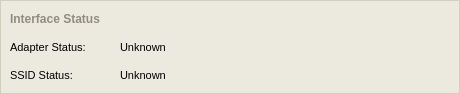
      <widget class="QFrame" name="dataFrameInterfaceStatus" >
       <property name="geometry" >
        <rect>
         <x>10</x>
         <y>10</y>
         <width>460</width>
         <height>94</height>
        </rect>
       </property>
       <property name="minimumSize" >
        <size>
         <width>460</width>
         <height>94</height>
        </size>
       </property>
       <property name="maximumSize" >
        <size>
         <width>460</width>
         <height>94</height>
        </size>
       </property>
       <property name="palette" >
        <palette>
         <active>
          <colorrole role="WindowText" >
           <brush brushstyle="SolidPattern" >
            <color alpha="255" >
             <red>208</red>
             <green>208</green>
             <blue>191</blue>
            </color>
           </brush>
          </colorrole>
          <colorrole role="Base" >
           <brush brushstyle="SolidPattern" >
            <color alpha="255" >
             <red>255</red>
             <green>255</green>
             <blue>255</blue>
            </color>
           </brush>
          </colorrole>
          <colorrole role="Window" >
           <brush brushstyle="SolidPattern" >
            <color alpha="255" >
             <red>236</red>
             <green>234</green>
             <blue>223</blue>
            </color>
           </brush>
          </colorrole>
         </active>
         <inactive>
          <colorrole role="WindowText" >
           <brush brushstyle="SolidPattern" >
            <color alpha="255" >
             <red>208</red>
             <green>208</green>
             <blue>191</blue>
            </color>
           </brush>
          </colorrole>
          <colorrole role="Base" >
           <brush brushstyle="SolidPattern" >
            <color alpha="255" >
             <red>255</red>
             <green>255</green>
             <blue>255</blue>
            </color>
           </brush>
          </colorrole>
          <colorrole role="Window" >
           <brush brushstyle="SolidPattern" >
            <color alpha="255" >
             <red>236</red>
             <green>234</green>
             <blue>223</blue>
            </color>
           </brush>
          </colorrole>
         </inactive>
         <disabled>
          <colorrole role="WindowText" >
           <brush brushstyle="SolidPattern" >
            <color alpha="255" >
             <red>119</red>
             <green>119</green>
             <blue>119</blue>
            </color>
           </brush>
          </colorrole>
          <colorrole role="Base" >
           <brush brushstyle="SolidPattern" >
            <color alpha="255" >
             <red>236</red>
             <green>234</green>
             <blue>223</blue>
            </color>
           </brush>
          </colorrole>
          <colorrole role="Window" >
           <brush brushstyle="SolidPattern" >
            <color alpha="255" >
             <red>236</red>
             <green>234</green>
             <blue>223</blue>
            </color>
           </brush>
          </colorrole>
         </disabled>
        </palette>
       </property>
       <property name="font" >
        <font>
         <pointsize>8</pointsize>
        </font>
       </property>
       <property name="autoFillBackground" >
        <bool>true</bool>
       </property>
       <property name="frameShape" >
        <enum>QFrame::Box</enum>
       </property>
       <property name="frameShadow" >
        <enum>QFrame::Plain</enum>
       </property>
       <widget class="QLabel" name="labelSSIDStatus" >
        <property name="geometry" >
         <rect>
          <x>10</x>
          <y>66</y>
          <width>105</width>
          <height>18</height>
         </rect>
        </property>
        <property name="minimumSize" >
         <size>
          <width>105</width>
          <height>18</height>
         </size>
        </property>
        <property name="maximumSize" >
         <size>
          <width>105</width>
          <height>18</height>
         </size>
        </property>
        <property name="palette" >
         <palette>
          <active>
           <colorrole role="WindowText" >
            <brush brushstyle="SolidPattern" >
             <color alpha="255" >
              <red>0</red>
              <green>0</green>
              <blue>0</blue>
             </color>
            </brush>
           </colorrole>
          </active>
          <inactive>
           <colorrole role="WindowText" >
            <brush brushstyle="SolidPattern" >
             <color alpha="255" >
              <red>0</red>
              <green>0</green>
              <blue>0</blue>
             </color>
            </brush>
           </colorrole>
          </inactive>
          <disabled>
           <colorrole role="WindowText" >
            <brush brushstyle="SolidPattern" >
             <color alpha="255" >
              <red>119</red>
              <green>119</green>
              <blue>119</blue>
             </color>
            </brush>
           </colorrole>
          </disabled>
         </palette>
        </property>
        <property name="font" >
         <font>
          <pointsize>8</pointsize>
         </font>
        </property>
        <property name="lineWidth" >
         <number>0</number>
        </property>
        <property name="text" >
         <string>SSID Status:</string>
        </property>
       </widget>
       <widget class="QLabel" name="labelAdapterStatus" >
        <property name="geometry" >
         <rect>
          <x>10</x>
          <y>38</y>
          <width>105</width>
          <height>18</height>
         </rect>
        </property>
        <property name="sizePolicy" >
         <sizepolicy vsizetype="Fixed" hsizetype="Fixed" >
          <horstretch>0</horstretch>
          <verstretch>0</verstretch>
         </sizepolicy>
        </property>
        <property name="minimumSize" >
         <size>
          <width>105</width>
          <height>18</height>
         </size>
        </property>
        <property name="maximumSize" >
         <size>
          <width>105</width>
          <height>18</height>
         </size>
        </property>
        <property name="palette" >
         <palette>
          <active>
           <colorrole role="WindowText" >
            <brush brushstyle="SolidPattern" >
             <color alpha="255" >
              <red>0</red>
              <green>0</green>
              <blue>0</blue>
             </color>
            </brush>
           </colorrole>
          </active>
          <inactive>
           <colorrole role="WindowText" >
            <brush brushstyle="SolidPattern" >
             <color alpha="255" >
              <red>0</red>
              <green>0</green>
              <blue>0</blue>
             </color>
            </brush>
           </colorrole>
          </inactive>
          <disabled>
           <colorrole role="WindowText" >
            <brush brushstyle="SolidPattern" >
             <color alpha="255" >
              <red>119</red>
              <green>119</green>
              <blue>119</blue>
             </color>
            </brush>
           </colorrole>
          </disabled>
         </palette>
        </property>
        <property name="font" >
         <font>
          <pointsize>8</pointsize>
         </font>
        </property>
        <property name="lineWidth" >
         <number>0</number>
        </property>
        <property name="text" >
         <string>Adapter Status: </string>
        </property>
       </widget>
       <widget class="QLabel" name="dataFieldAdapterStatus" >
        <property name="geometry" >
         <rect>
          <x>120</x>
          <y>38</y>
          <width>340</width>
          <height>18</height>
         </rect>
        </property>
        <property name="minimumSize" >
         <size>
          <width>340</width>
          <height>18</height>
         </size>
        </property>
        <property name="maximumSize" >
         <size>
          <width>340</width>
          <height>18</height>
         </size>
        </property>
        <property name="palette" >
         <palette>
          <active>
           <colorrole role="WindowText" >
            <brush brushstyle="SolidPattern" >
             <color alpha="255" >
              <red>0</red>
              <green>0</green>
              <blue>0</blue>
             </color>
            </brush>
           </colorrole>
          </active>
          <inactive>
           <colorrole role="WindowText" >
            <brush brushstyle="SolidPattern" >
             <color alpha="255" >
              <red>0</red>
              <green>0</green>
              <blue>0</blue>
             </color>
            </brush>
           </colorrole>
          </inactive>
          <disabled>
           <colorrole role="WindowText" >
            <brush brushstyle="SolidPattern" >
             <color alpha="255" >
              <red>119</red>
              <green>119</green>
              <blue>119</blue>
             </color>
            </brush>
           </colorrole>
          </disabled>
         </palette>
        </property>
        <property name="font" >
         <font>
          <pointsize>8</pointsize>
         </font>
        </property>
        <property name="lineWidth" >
         <number>0</number>
        </property>
        <property name="text" >
         <string>Unknown</string>
        </property>
       </widget>
       <widget class="QLabel" name="dataFieldSSIDStatus" >
        <property name="geometry" >
         <rect>
          <x>120</x>
          <y>66</y>
          <width>340</width>
          <height>18</height>
         </rect>
        </property>
        <property name="minimumSize" >
         <size>
          <width>340</width>
          <height>18</height>
         </size>
        </property>
        <property name="maximumSize" >
         <size>
          <width>340</width>
          <height>18</height>
         </size>
        </property>
        <property name="palette" >
         <palette>
          <active>
           <colorrole role="WindowText" >
            <brush brushstyle="SolidPattern" >
             <color alpha="255" >
              <red>0</red>
              <green>0</green>
              <blue>0</blue>
             </color>
            </brush>
           </colorrole>
          </active>
          <inactive>
           <colorrole role="WindowText" >
            <brush brushstyle="SolidPattern" >
             <color alpha="255" >
              <red>0</red>
              <green>0</green>
              <blue>0</blue>
             </color>
            </brush>
           </colorrole>
          </inactive>
          <disabled>
           <colorrole role="WindowText" >
            <brush brushstyle="SolidPattern" >
             <color alpha="255" >
              <red>119</red>
              <green>119</green>
              <blue>119</blue>
             </color>
            </brush>
           </colorrole>
          </disabled>
         </palette>
        </property>
        <property name="font" >
         <font>
          <pointsize>8</pointsize>
         </font>
        </property>
        <property name="lineWidth" >
         <number>0</number>
        </property>
        <property name="text" >
         <string>Unknown</string>
        </property>
       </widget>
       <widget class="QLabel" name="headerInterfaceStatus" >
        <property name="geometry" >
         <rect>
          <x>10</x>
          <y>10</y>
          <width>201</width>
          <height>18</height>
         </rect>
        </property>
        <property name="minimumSize" >
         <size>
          <width>0</width>
          <height>18</height>
         </size>
        </property>
        <property name="maximumSize" >
         <size>
          <width>16777215</width>
          <height>18</height>
         </size>
        </property>
        <property name="palette" >
         <palette>
          <active>
           <colorrole role="WindowText" >
            <brush brushstyle="SolidPattern" >
             <color alpha="255" >
              <red>144</red>
              <green>141</green>
              <blue>124</blue>
             </color>
            </brush>
           </colorrole>
          </active>
          <inactive>
           <colorrole role="WindowText" >
            <brush brushstyle="SolidPattern" >
             <color alpha="255" >
              <red>144</red>
              <green>141</green>
              <blue>124</blue>
             </color>
            </brush>
           </colorrole>
          </inactive>
          <disabled>
           <colorrole role="WindowText" >
            <brush brushstyle="SolidPattern" >
             <color alpha="255" >
              <red>119</red>
              <green>119</green>
              <blue>119</blue>
             </color>
            </brush>
           </colorrole>
          </disabled>
         </palette>
        </property>
        <property name="font" >
         <font>
          <pointsize>9</pointsize>
          <weight>75</weight>
          <bold>true</bold>
         </font>
        </property>
        <property name="lineWidth" >
         <number>0</number>
        </property>
        <property name="text" >
         <string>Interface Status</string>
        </property>
       </widget>
      </widget>
